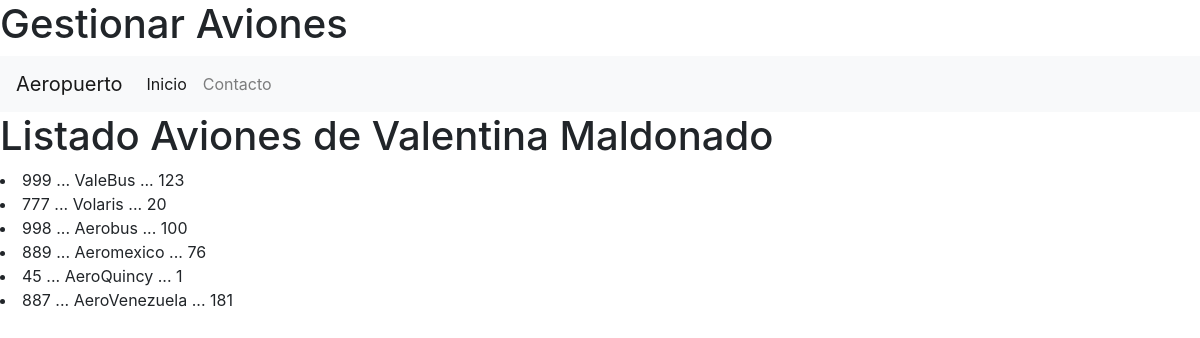
The page / on the database its author committed.
### aviones_app/models.py (models this page shows, shortened)
class Aviones(models.Model):
    codigo=models.CharField(primary_key=True,max_length=6)
    nombre=models.CharField(max_length=50)
    npasajeros=models.IntegerField()

### aviones_app/views.py (the view)
# urls.py: path("",views.listadoAviones,name="listadoAviones")
def listadoAviones(request):
    losaviones=Aviones.objects.all()
    return render(request,"gestionarAviones.html",{"misaviones":losaviones})

### aviones_app/templates/gestionarAviones.html (shortened to what this page needs)
{% extends "base.html" %}
{% block cuerpo %}
        <h1> Gestionar Aviones </h1>
{% endblock%}

### aviones_app/templates/base.html (shortened to what this page needs)
<!DOCTYPE html>
<html>
    <head>
        <link rel="stylesheet" href="https://cdn.jsdelivr.net/npm/bootstrap@4.3.1/dist/css/bootstrap.min.css">
    </head>
    <body>
        {% block cuerpo %}
        {% endblock %}
    <nav class="navbar navbar-expand-lg navbar-light bg-light">
        <a class="navbar-brand" href="#">Aeropuerto</a>
    <div class="collapse navbar-collapse" id="navbarNav">
        <ul class="navbar-nav">
            <li class="nav-item active">
                <a class="nav-link" href="#"> Inicio <span class="sr-only">(current)</span></a>
            </li>
            <li class="nav-item">
                <a class="nav-link" href="#"> Contacto </a>
            </li>
        </ul>
    </div>
    </nav>
        <h1> Listado Aviones de Valentina Maldonado</h1>
        {% for a in misaviones %}
            <li> {{a.codigo}} ... {{a.nombre}} ... {{a.npasajeros}} </li>
        {% endfor %}
    </body>
</html>

### rows shown on the page
Aviones: codigo "999", nombre "ValeBus", npasajeros "123"
Aviones: codigo "777", nombre "Volaris", npasajeros "20"
Aviones: codigo "998", nombre "Aerobus", npasajeros "100"
Aviones: codigo "889", nombre "Aeromexico", npasajeros "76"
Aviones: codigo "45", nombre "AeroQuincy", npasajeros "1"
Aviones: codigo "887", nombre "AeroVenezuela", npasajeros "181"
